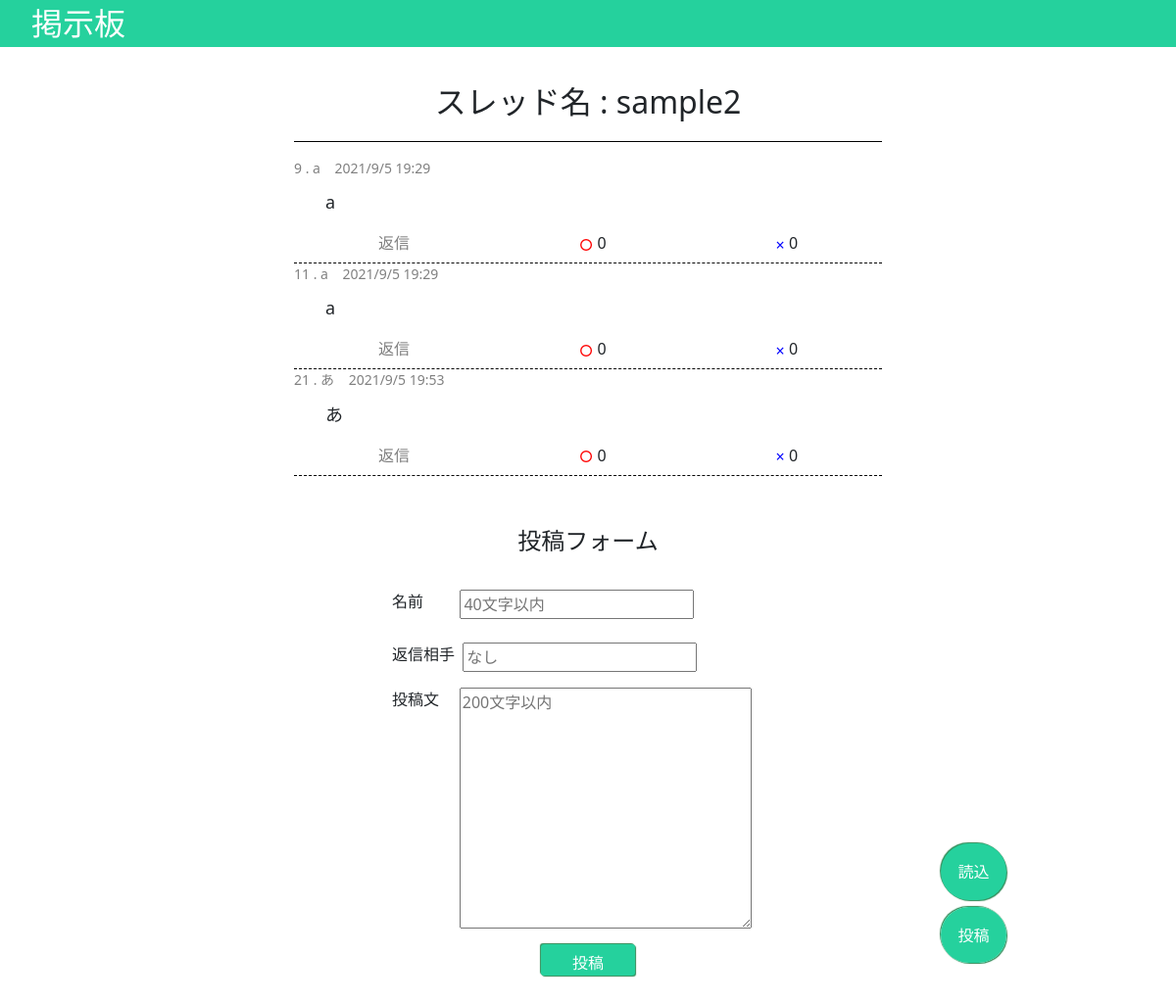
The page /bulletinBoard/4 on the database its author committed.
### projectpost/models.py (models this page shows)
class ThreadModel(models.Model):
    name = models.CharField(max_length=40)
    next_id = models.IntegerField(default=1, blank=True)

class PostDataModel(models.Model):
    thread = models.ForeignKey(ThreadModel, on_delete=models.CASCADE)
    post_id = models.IntegerField(default=0)
    response = models.ForeignKey('self', default=None, null=True, blank=True, on_delete=models.CASCADE)
    response_post_id = models.CharField(default="", max_length=10)
    name = models.CharField(max_length=40)
    postdate = models.CharField(max_length=20)
    content = models.CharField(max_length=200)
    good = models.IntegerField(default=0, blank=True)
    bad = models.IntegerField(default=0, blank=True)

### projectpost/views.py (the view)
# urls.py: path('bulletinBoard/<int:pk>', BulletinBoardView, name='bulletinBoard'),
def BulletinBoardView(request, pk):
    post_count = PostDataModel.objects.all().count()
    if request.method == 'POST':
        request_type = request.POST.get('type')
        if request_type == 'getPostsData':
            thread = ThreadModel.objects.get(pk=pk)
            after = int(request.POST.get('after'))
            post_datas = PostDataModel.objects.filter(thread=thread).order_by('post_id')[after: min(after+100,post_count)]
            post_datas = list(post_datas.values())
            d = {"post_datas": post_datas}
            return JsonResponse(d)
        elif request_type == 'setPostData':
            thread_object = ThreadModel.objects.get(pk=pk)
            name = request.POST.get('name')
            time = request.POST.get('time')
            content = request.POST.get('content')
            process = subprocess.Popen(['python3', './/bert/bert.py', '{}'.format(content)], encoding='utf8', stdout=subprocess.PIPE, stderr=subprocess.PIPE)
            result, error = process.communicate()
            if result[:8] == "negative":
                return JsonResponse({"error":"ネガティブな投稿なので投稿文を確認してください"})
            postdata_object = PostDataModel.objects.create(
                thread = thread_object,
                post_id = thread_object.next_id,
                name = name,
                postdate = time,
                content = content
            )
            response = request.POST.get('response')
            if response != "":
                try:
                    response_object = PostDataModel.objects.filter(thread=thread_object).get(post_id=int(response))
                    postdata_object.response = response_object
                    postdata_object.response_post_id = response_object.post_id
                except ObjectDoesNotExist:
                    postdata_object.delete()
                    return JsonResponse({"error":"既に削除されたか、存在しない投稿に返信しています"})
                except ValueError:
                    postdata_object.delete()
                    return JsonResponse({"error": "送信相手を見直してください"})
            thread_object.next_id += 1
            thread_object.save()
            postdata_object.save()
            return JsonResponse({"error":""})
        elif request_type == 'good_action':
            post_id = request.POST.get('post_id')
            thread_object = ThreadModel.objects.get(pk=pk)
            post_object = PostDataModel.objects.filter(thread=thread_object).get(post_id=post_id)
            if request.POST.get('action') == 'plus':
                post_object.good += 1
            elif request.POST.get('action') == 'minus':
                post_object.good -= 1
            post_object.save()
            channel_layer = get_channel_layer()
            channel_name = thread_object.name
            async_to_sync(channel_layer.group_send)(
                channel_name, {
                    'type' : 'send_message',
                    'flag' : 'good_action',
                    'post_id': post_id,
                    'number': post_object.good
                }
            )
            return JsonResponse({"":""})
        elif request_type == 'bad_action':
            post_id = request.POST.get('post_id')
            thread_object = ThreadModel.objects.get(pk=pk)
            try:
                post_object = PostDataModel.objects.filter(thread=thread_object).get(post_id=post_id)
            except ObjectDoesNotExist:
                return JsonResponse({})
            if request.POST.get('action') == 'plus':
                post_object.bad += 1
            elif request.POST.get('action') == 'minus':
                post_object.bad -= 1
            post_object.save()
            channel_layer = get_channel_layer()
            channel_name = thread_object.name
            async_to_sync(channel_layer.group_send)(
                channel_name, {
                    'type': 'send_message',
                    'flag': 'bad_action',
                    'post_id': post_id,
                    'number': post_object.bad
                }
            )
            if post_object.bad >= 4:
                from collections import deque
                channel_layer = get_channel_layer()
                channel_name = thread_object.name
                delete_id = deque([post_object.post_id])
                response_id = []
                while len(delete_id) > 0:
                    frm_post_id = delete_id.popleft()
                    to_objects = PostDataModel.objects.filter(thread=thread_object).filter(response_post_id=frm_post_id)
                    for to_object in to_objects:
                        delete_id.append(to_object.post_id)
                    response_id.append(frm_post_id)
                async_to_sync(channel_layer.group_send)(
                    channel_name, {
                        'type' : 'delete_message',
                        'flag' : 'delete_action',
                        'delete': response_id
                    }
                )
                post_object.delete()
            return JsonResponse({})
    else:
        thread = ThreadModel.objects.get(pk=pk)
        post_datas = PostDataModel.objects.filter(thread=thread).order_by('post_id')[0:min(100, post_count)]
        return render(request, 'bulletinBoard.html', {'post_datas': post_datas, "thread_name": thread.name})

### templates/bulletinBoard.html (shortened to what this page needs)
{% extends 'base.html' %}
{% load static %}
{% block header %}
<link rel="stylesheet" type="text/css" href="{% static 'header.css' %}">
<link rel="stylesheet" type="text/css" href="{% static 'bulletinBoard.css' %}">
{% endblock header %}
{% block content %}
<header>
    <div class="header">掲示板</div>
</header>
<div class="container">
    <div id="bulletinBoard">
        <div class="thread_name">スレッド名 : <span id="thread_name_span">{{ thread_name }}</span></div>
        {% for post_data in post_datas %}
        <div class="mass_data" id="{{ post_data.post_id }}">
            <div class="info"><span class="name">{{ post_data.post_id }} . {{ post_data.name }}</span>&nbsp;&nbsp;&nbsp;&nbsp;<span class="time">{{ post_data.postdate }} </span> </div>
            <div class="content">
                <div>{{ post_data.content }}</div>
            </div>
            <div class="function">
                <a href="#post_container" class="response" id="response{{ post_data.post_id }}">返信</a>
                <div class="good"><button class="btn btn_good" id="good{{ post_data.post_id }}" type="submit" name="good{{ post_data.post_id }}">○</button><span class="good_number" id="good_number_show{{ post_data.post_id }}">{{ post_data.good }}</span></div>
                <div class="bad"><button class="btn btn_bad" id="bad{{ post_data.post_id }}" type="submit" name="post_btn{{ post_data.post_id }}">×</button><span class="bad_number" id="bad_number_show{{ post_data.post_id }}">{{ post_data.bad }}</span></div>
            </div>
        </div>
        {% endfor %}
    </div>
    <div id="post_container">
        <form id="post_form" action="" method="POST">{% csrf_token %}
            <div id="post">投稿フォーム</div>
            <div class="name_div">
                <span>
                    <div class="name_exp">名前&nbsp;&nbsp;&nbsp;&nbsp;&nbsp;&nbsp;&nbsp;&nbsp;&nbsp;</div>
                    <input required="required" id="post_name" type="text" placeholder="40文字以内">
                </span>
            </div>
            <div class="response_div">
                <span>
                    <div class="response_exp">返信相手&nbsp;&nbsp;</div>
                    <input id="response_id" type="text" placeholder="なし">
                </span>
            </div>
            <div class="content_div">
                <span>
                    <div class="content_exp">
                        投稿文&nbsp;&nbsp;&nbsp;&nbsp;&nbsp;
                    </div>
                    <textarea placeholder="200文字以内" required="required" name="post_content" id="post_content" cols="30" rows="10" value="200文字以内"></textarea>
                </span>
            </div>
            <div class="btn_area">
                <button class="btn" type="submit" id="post_btn" name="post_btn">投稿</button>
            </div>
        </form>
    </div>
</div>
<div class="fixed_right">
    <form id="update_form" action="" method="POST">{% csrf_token %}
        <button class="btn" type="submit" id="update" name="update">読込</button>
    </form>
    <a href="#post_container">投稿</a>
</div>
{% endblock content%}

### static/header.css (style rules this page uses)
header { width: 100%; position: fixed; height: 3rem; background-color: rgb(37, 209, 157); }
.header { font-size:2rem; color: white; margin-left: 2rem; }

### static/bulletinBoard.css (style rules this page uses)
.container { display: absolute; top:3rem; padding-top: 4rem; }
#bulletinBoard { margin: auto; max-width: 600px; }
.thread_name { margin: 1rem auto; font-size: 2rem; text-align: center; padding-bottom: 1rem; border-bottom: 1px solid black; }
.mass_data { border-bottom: 1px dashed black; padding-top: 3rem; margin-top: -3rem; }
.info { color: grey; font-size: 14px; }
.content { padding-top: 0.5rem; padding-left: 2rem; word-wrap: break-word; margin-bottom: 1rem; margin-top: 0.2rem; font-size: 18px; }
#post { font-size: 1.5rem;; text-align: center; }
#post_container { margin: 3rem 0; text-align: center; }
.name_div { margin-top: 1rem; display:flex; }
.name_div > span { width: 400px; display:flex; margin: 1rem auto 0 auto; }
.response_div { margin-top: 0.5rem; display:flex; }
.response_div > span { width: 400px; display:flex; margin: 1rem auto 0 auto; }
.content_div > span { width: 400px; display:flex; margin: 1rem auto 0 auto; }
.function { display: flex; justify-content: space-around; height: 2rem; }
.function > a { text-decoration: none; color: gray; }
.function > .good > .btn { padding: 0; margin-right: 0.2rem; color: red; }
.function > .bad > .btn { padding: 0; margin-right: 0.2rem; color: blue; }
.btn_area { margin-top: 1rem; }
#post_btn { width: 6rem; height: 2rem; background-color: rgb(37, 209, 157); border-radius: 3px; box-shadow: 1px 1px 1px seagreen, -1px -1px 1px seagreen; color: white; }
.fixed_right { position: fixed; left: 80%; top: 70%; }
.fixed_right > a { width: 100%; color: white; padding: 1.1rem; text-decoration: none; background-color: rgb(37, 209, 157); box-shadow: 1px 1px 1px seagreen, -1px -1px 1px seagreen; border-radius: 2.5rem; margin: 1.5rem auto; }
.fixed_right > #update_form > #update { width: 100%; color: white; background-color: rgb(37, 209, 157); box-shadow: 1px 1px 1px seagreen, -1px -1px 1px seagreen; border-radius: 2.5rem; padding: 1rem; margin: 1.5rem auto; }

### rows shown on the page
ThreadModel: name "sample2"
PostDataModel: post_id "9", name "a", postdate "2021/9/5 19:29", content "a", good "0", bad "0"
PostDataModel: post_id "11", name "a", postdate "2021/9/5 19:29", content "a", good "0", bad "0"
PostDataModel: post_id "21", name "あ", postdate "2021/9/5 19:53", content "あ", good "0", bad "0"
